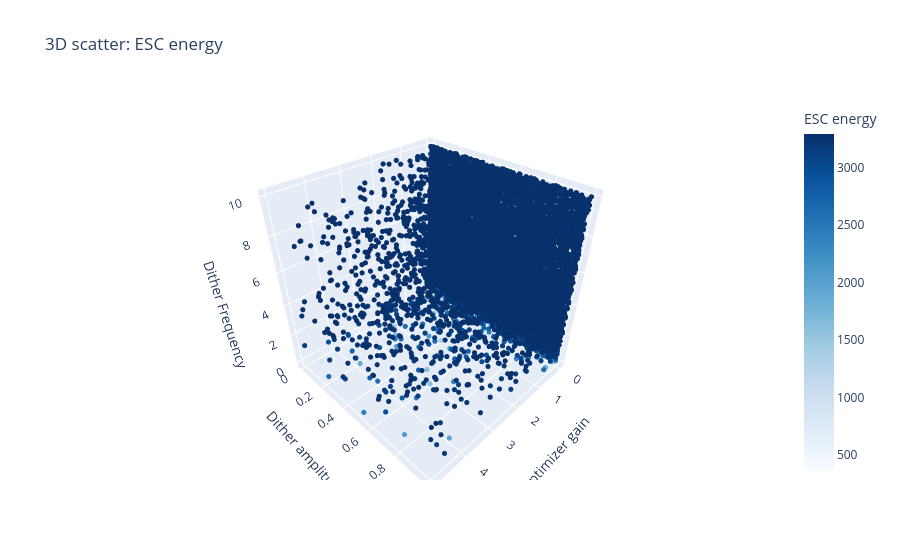

The code cell stored with this chart in its notebook:
### Code cell
fig10k_E = px.scatter_3d(df,
                    x = 'optimizer_gain',
                    y = 'dither_amplitude',
                    z = 'dither_frequency',
                    color = 'energy_ESC',
                    color_continuous_scale = 'Blues',
                    title = '3D scatter: ESC energy',
                    labels = {'optimizer_gain' : 'Optimizer gain',
                              'dither_amplitude' : 'Dither amplitude',
                              'dither_frequency' : 'Dither Frequency',
                              'energy_ESC' : 'ESC energy'})
fig10k_E.update_traces(marker=dict(size=3))
fig10k_E.show()

### Figure 1 — Plotly figure (JSON) as saved in the notebook; plotly's stock layout.template omitted (floating-point values rounded to 4 significant figures; data arrays with more than 128 entries replaced by an {"elided": "..."} marker saying what was removed)
{"data": [{"hovertemplate": "Optimizer gain=%{x}<br>Dither amplitude=%{y}<br>Dither Frequency=%{z}<br>ESC energy=%{marker.color}<extra></extra>", "legendgroup": "", "marker": {"color": {"elided": "10000 float values"}, "coloraxis": "coloraxis", "size": 3, "symbol": "circle"}, "mode": "markers", "name": "", "scene": "scene", "showlegend": false, "type": "scatter3d", "x": {"elided": "10000 float values"}, "y": {"elided": "10000 float values"}, "z": {"elided": "10000 float values"}}], "layout": {"coloraxis": {"autocolorscale": false, "colorbar": {"title": {"text": "ESC energy"}}, "colorscale": [[0, "rgb(247,251,255)"], [0.125, "rgb(222,235,247)"], [0.25, "rgb(198,219,239)"], [0.375, "rgb(158,202,225)"], [0.5, "rgb(107,174,214)"], [0.625, "rgb(66,146,198)"], [0.75, "rgb(33,113,181)"], [0.875, "rgb(8,81,156)"], [1, "rgb(8,48,107)"]]}, "legend": {"tracegroupgap": 0}, "scene": {"domain": {"x": [0, 1], "y": [0, 1]}, "xaxis": {"title": {"text": "Optimizer gain"}}, "yaxis": {"title": {"text": "Dither amplitude"}}, "zaxis": {"title": {"text": "Dither Frequency"}}}, "title": {"text": "3D scatter: ESC energy"}}}
